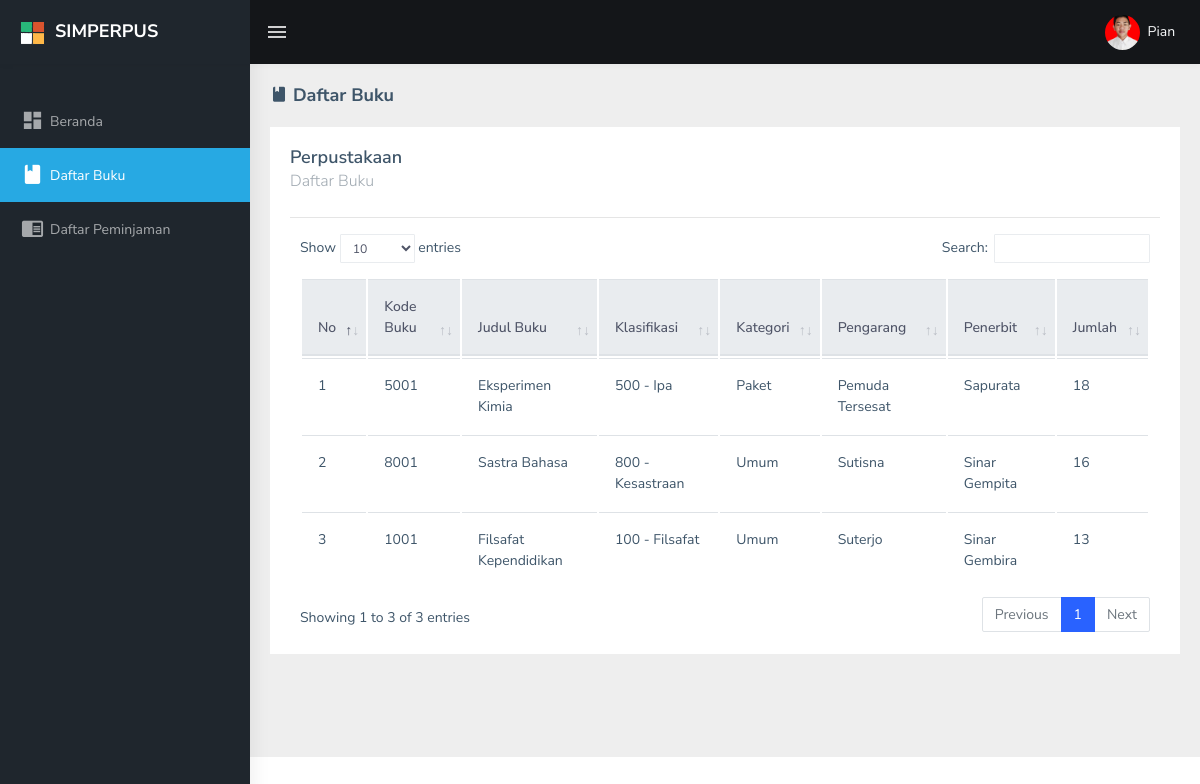
The page /daftar_buku_guru (signed in) on the database its author committed.
### tables this page shows
CREATE TABLE `guru` (
  `nuptk` varchar(20) NOT NULL,
  `nama_lengkap` varchar(50) NOT NULL,
  `no_hp` varchar(15) NOT NULL,
  `tempat_lahir` varchar(20) NOT NULL,
  `tgl_lahir` date NOT NULL,
  `jk` varchar(10) NOT NULL,
  `jabatan` varchar(20) NOT NULL,
  `thn_masuk` varchar(4) NOT NULL,
  `foto` varchar(50) NOT NULL,
  `pass` varchar(80) NOT NULL,
  `username` varchar(50) NOT NULL
);

CREATE TABLE `buku` (
  `id_buku` int(11) NOT NULL,
  `kode_isbn` varchar(100) NOT NULL,
  `no_buku` char(6) NOT NULL,
  `judul_buku` varchar(120) NOT NULL,
  `pengarang` varchar(100) NOT NULL,
  `penerbit` varchar(100) NOT NULL,
  `tahun_terbit` varchar(5) NOT NULL,
  `tempat_terbit` varchar(100) NOT NULL,
  `kategori_buku` tinyint(4) NOT NULL,
  `kode_klasifikasi` char(3) NOT NULL,
  `jilid_edisi` varchar(20) NOT NULL,
  `jumlah_buku` int(11) NOT NULL,
  `sumber_dana` varchar(50) NOT NULL,
  `harga_satuan` int(11) NOT NULL,
  `tanggal_input` datetime NOT NULL
);

CREATE TABLE `klasifikasi` (
  `kode_klasifikasi` char(3) NOT NULL,
  `klasifikasi` varchar(50) NOT NULL
);

### app/get_data.php (called while the page is built, shortened)
<?php
    if (isset($_SESSION['unique_user']) && $_SESSION['type_user'] == "anggota") {
        $stmt_data = $mysqli->prepare("SELECT * FROM anggota WHERE nisn='{$_SESSION['unique2_user']}'");
        $stmt_data->execute();
        $result_data = $stmt_data->get_result();
        $row_data = $result_data->fetch_object();
        $stmt_transaksi = $mysqli->prepare("SELECT * FROM transaksi WHERE nisn='{$_SESSION['unique2_user']}'");
        $stmt_transaksi->execute();
        $result_transaksi = $stmt_transaksi->get_result();
        $row_transaksi = $result_transaksi->fetch_object();
        $stmt_transaksi2 = $mysqli->prepare("SELECT * FROM transaksi WHERE tgl_kembali='0' AND nisn='{$_SESSION['unique2_user']}'");
        $stmt_transaksi2->execute();
        $result_transaksi2 = $stmt_transaksi2->get_result();
        $row_transaksi2 = $result_transaksi2->fetch_object();
        $stmt_transaksi->close();
        $stmt_data->close();
        $stmt_transaksi2->close();
    } else if (isset($_SESSION['unique_user']) && $_SESSION['type_user'] == "guru") {
        $stmt_data = $mysqli->prepare("SELECT * FROM guru WHERE nuptk='{$_SESSION['unique2_user']}'");
        $stmt_data->execute();
        $result_data = $stmt_data->get_result();
        $row_data = $result_data->fetch_object();
    } else if (isset($_SESSION['unique_user']) && $_SESSION['type_user'] == "admin") {
        $stmt_data = $mysqli->prepare("SELECT * FROM admin WHERE id_admin='{$_SESSION['unique2_user']}'");
        $stmt_data->execute();
        $result_data = $stmt_data->get_result();
        $row_data = $result_data->fetch_object();
        $stmt_data->close();
    }
?>

### views/pages/guru/daftar_buku.php (the view)
<div class="page-wrapper">
    <div class="page-breadcrumb">
        <div class="row">
            <div class="col-12 d-flex no-block align-items-center">
                <h4 class="page-title"><i class="<?= $icon ?>"></i> <?= $title ?></h4>
            </div>
        </div>
    </div>
    <div class="container-fluid">
        <div class="row">
            <div class="col-md-12">
                <div class="card">
                    <div class="card-body">
                        <div class="d-md-flex align-items-center">
                            <div>
                                <h4 class="card-title">Perpustakaan</h4>
                                <h5 class="card-subtitle"><?= $title ?></h5>
                            </div>
                        </div>
                        <hr>
                        <div class="row">
                            <div class="col-lg-12">
                                <div class="table-responsive">
                                    <table class="table table-hover" id="datatable_r">
                                        <thead class="thead-light">
                                            <tr>
                                                <th>No</th>
                                                <th>Kode Buku</th>
                                                <th>Judul Buku</th>
                                                <th>Klasifikasi</th>
                                                <th>Kategori</th>
                                                <th>Pengarang</th>
                                                <th>Penerbit</th>
                                                <th>Jumlah</th>
                                            </tr>
                                        </thead>
                                        <tbody>
                                            <?php
                                                $nomor = 1;
                                                $query = $mysqli->prepare("SELECT * FROM buku JOIN klasifikasi ON buku.kode_klasifikasi = klasifikasi.kode_klasifikasi");
                                                $query->execute();
                                                $result = $query->get_result();
                                                while ($row = $result->fetch_object()) {
                                                ?>
                                                    <tr>
                                                        <td><?= $nomor; ?></td>
                                                        <td><?= $row->no_buku; ?></td>
                                                        <td><?= $row->judul_buku; ?></td>
                                                        <td><?= $row->kode_klasifikasi; ?> - <?= $row->klasifikasi; ?></td>
                                                        <td>
                                                            <?php if ($row->kategori_buku == 1) : ?>
                                                                Umum
                                                            <?php elseif ($row->kategori_buku == 0) : ?>
                                                                Paket
                                                            <?php else : ?>
                                                                -
                                                            <?php endif; ?>
                                                        </td>
                                                        <td><?= $row->pengarang; ?></td>
                                                        <td><?= $row->penerbit; ?></td>
                                                        <td><?= $row->jumlah_buku; ?></td>
                                                    </tr>
                                            <?php
                                                $nomor++;
                                                }
                                            ?>
                                        </tbody>
                                    </table>
                                </div>
                            </div>
                        </div>
                    </div>
                </div>
            </div>
        </div>
    </div>

### views/layout/navbar.php (shortened to what this page needs)
<div id="main-wrapper">
    <header class="topbar" data-navbarbg="skin5">
        <nav class="navbar top-navbar navbar-expand-md navbar-dark">
            <div class="navbar-header" data-logobg="skin5">
                <?php if (isset($_GET['views_admin'])) : ?>
                    <a class="navbar-brand" href="beranda_admin">
                        <b class="logo-icon p-l-10">
                            <img src="public/assets/images/logo-icon.png" alt="homepage" class="light-logo" />
                        </b>
                        <span class="logo-text">
                            <h4 class="light-logo mt-2">SIMPERPUS</h4>
                        </span>
                    </a>
                <?php elseif (isset($_GET['views_guru'])) : ?>
                    <a class="navbar-brand" href="beranda_guru">
                        <b class="logo-icon p-l-10">
                            <img src="public/assets/images/logo-icon.png" alt="homepage" class="light-logo" />
                        </b>
                        <span class="logo-text">
                            <h4 class="light-logo mt-2">SIMPERPUS</h4>
                        </span>
                    </a>
                <?php endif; ?>
            </div>
            <div class="navbar-collapse collapse" id="navbarSupportedContent" data-navbarbg="skin5">
                <ul class="navbar-nav float-left mr-auto">
                    <li class="nav-item d-none d-md-block"><a class="nav-link sidebartoggler waves-effect waves-light" href="javascript:void(0)" data-sidebartype="mini-sidebar"><i class="mdi mdi-menu font-24"></i></a></li>
                </ul>
                <ul class="navbar-nav float-right">
                    <li class="nav-item dropdown">
                        <?php if (isset($_GET['views_admin'])) : ?>
                            <a class="nav-link dropdown-toggle text-muted waves-effect waves-dark pro-pic" href="" data-toggle="dropdown" aria-haspopup="true" aria-expanded="false">
                                <img src="public/assets/images/users/1.jpg" alt="user" class="rounded-circle" width="31">
                                <span class="text-light ml-1"><?= $row_data->nama; ?></span>
                            </a>
                            <div class="dropdown-menu dropdown-menu-right user-dd animated">
                                <a class="dropdown-item" href="javascript:void(0)" data-toggle="modal" data-target="#modalPengaturanAkun"><i class="ti-settings m-r-5 m-l-5"></i> Pengaturan Akun</a>
                                <a class="dropdown-item" href="app/aksi_logout.php" onclick="return confirm('Yakin ingin keluar dari akun ini ?')"><i class="fa fa-power-off m-r-5 m-l-5"></i> Logout</a>
                            </div>
                        <?php elseif (isset($_GET['views_guru'])) : ?>
                            <a class="nav-link dropdown-toggle text-muted waves-effect waves-dark pro-pic" href="" data-toggle="dropdown" aria-haspopup="true" aria-expanded="false">
                                <img src="public/uploads/<?= $row_data->foto; ?>" alt="user" class="rounded-circle" height="35" width="35" style="object-fit:cover;">
                                <span class="text-light ml-1"><?= $row_data->nama_lengkap; ?></span>
                            </a>
                        <?php endif; ?>
                    </li>
                </ul>
            </div>
        </nav>
    </header>

### rows shown on the page
guru: foto (picture), nama_lengkap "Pian"
buku: no_buku "5001", judul_buku "Eksperimen Kimia", kode_klasifikasi.kode_klasifikasi "500", kode_klasifikasi.klasifikasi "Ipa", kategori_buku "Paket", pengarang "Pemuda Tersesat", penerbit "Sapurata", jumlah_buku "18"
buku: no_buku "8001", judul_buku "Sastra Bahasa", kode_klasifikasi.kode_klasifikasi "800", kode_klasifikasi.klasifikasi "Kesastraan", kategori_buku "Umum", pengarang "Sutisna", penerbit "Sinar Gempita", jumlah_buku "16"
buku: no_buku "1001", judul_buku "Filsafat Kependidikan", kode_klasifikasi.kode_klasifikasi "100", kode_klasifikasi.klasifikasi "Filsafat", kategori_buku "Umum", pengarang "Suterjo", penerbit "Sinar Gembira", jumlah_buku "13"

### other values the page prints
$title "Daftar Buku"
